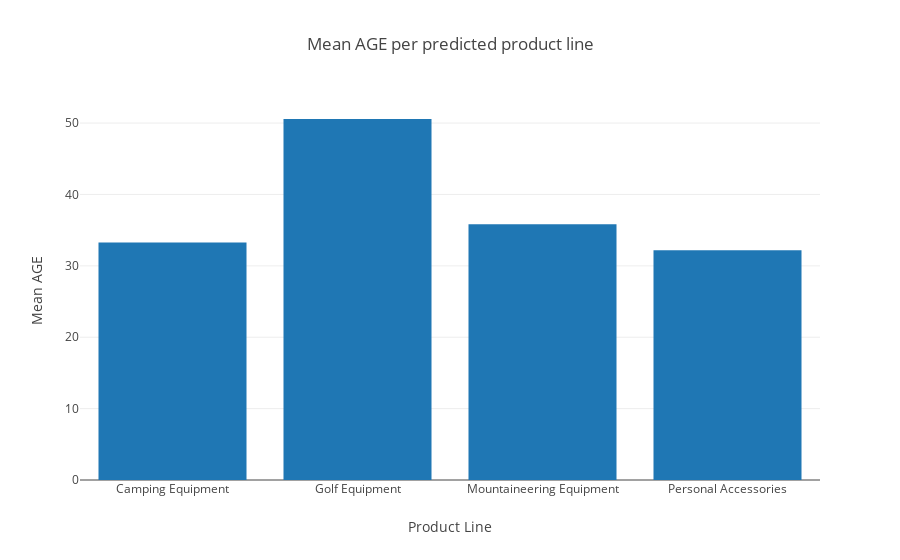

The code cell stored with this chart in its notebook:
### Markdown cell above
With this data set, perform some analysis of the mean AGE per product line by using a bar chart.

### Code cell
age_data = [go.Bar(y=predictions_pdf.groupby(['predictedLabel']).mean()['AGE'], x=cumulative_stats.index)]

age_layout = go.Layout(
    title='Mean AGE per predicted product line',
    xaxis=dict(title = 'Product Line', showline=False),
    yaxis=dict(title = 'Mean AGE'))

fig = go.Figure(data=age_data, layout=age_layout)
iplot(fig)

### Figure 1 — Plotly figure (JSON) as saved in the notebook; plotly's stock layout.template omitted (floating-point values rounded to 4 significant figures)
{"data": [{"type": "bar", "uid": "092faf21-9ee4-45f8-974f-d3f610db6ab0", "x": ["Camping Equipment", "Golf Equipment", "Mountaineering Equipment", "Personal Accessories"], "y": [33.28, 50.57, 35.82, 32.2]}], "layout": {"title": {"text": "Mean AGE per predicted product line"}, "xaxis": {"showline": false, "title": {"text": "Product Line"}}, "yaxis": {"title": {"text": "Mean AGE"}}}}
